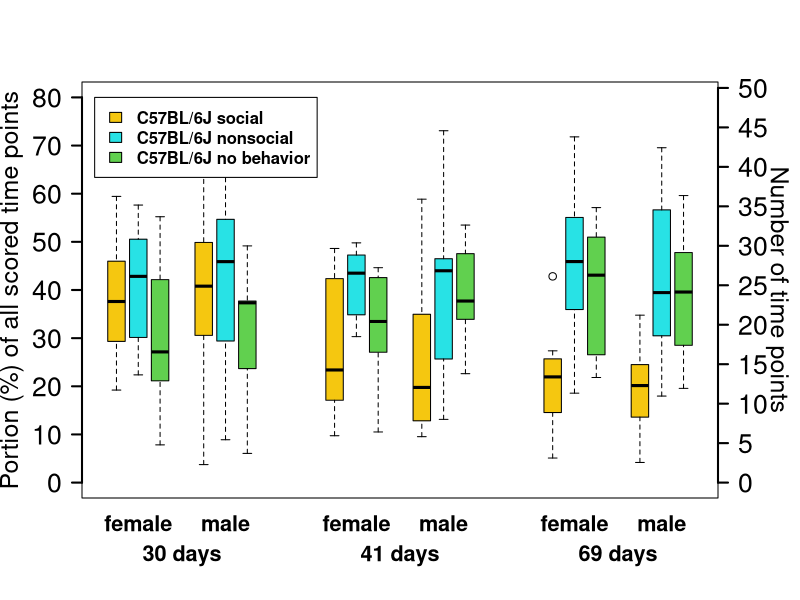

The R script that drew this image:
# Andrew Fairless, September 2011
# modified May 2015 for posting onto Github
# This script constructs the boxplots for Figure 2a of Fairless et al 2013
# Fairless et al 2013, doi: 10.1016/j.bbr.2012.08.051, PMID: 22982070, PMCID: PMC3554266

# The fictional data in "altereddata.txt" were modified from the original 
# empirical data used in Fairless et al 2011.
# I am using fictional data instead of the original data because I do not have 
# permission of my co-authors to release the data into the public domain.  
# NOTE:  Because the data have been altered, many characteristics of the original 
# data set will not be retained.

install.packages("psych", dependencies = TRUE)    # install package if not already installed
install.packages("gplots", dependencies = TRUE)   # install package if not already installed


library(psych)     	
datamaxmice = read.table("altereddata.txt", header = TRUE)		
data = datamaxmice		
data[ ,(dim(data)[2] + 1)] = data$brainwt / data$mousewtadj		
colnames(data)[dim(data)[2]] = "brwtmswt"	     # adds variable:  ratio of brain weight to mouse weight	
data[ ,(dim(data)[2] + 1)] = data$sniff + data$passivepawing		
colnames(data)[dim(data)[2]] = "allsocial"		# adds variable:  sum of all social behaviors
data = split(data, list(data$sex, data$age, data$strain))		

# determines which experimental groups (as defined by strain, sex, age) are included
# numbered as elements in the list 'data'
# elements 7 through 12 denote the C57BL/6J mouse groups
expgroups = 7:12

# determines which experimental variables are included 
# numbered as columns of the data frames, which are elements of the list 'data'
# columns 19, 22, and 37 specify "na", "nonsocial", and "allsocial" behaviors, respectively
varcols = c(37, 22, 19)		

maxrow = 1		
for (iter in expgroups) {		
     maxrow = max(maxrow, dim(data[[iter]])[1])		
}		
maxrow = maxrow + 1		
for (iter in expgroups) {		
     data[[iter]][(dim(data[[iter]])[1] + 1):maxrow, ] = NA		
     rownames(data[[iter]]) = 1:maxrow		
}		

datagraph = 1:maxrow		
datagraph = as.data.frame(datagraph)		
graphcol = 0		

for (iter in expgroups) {		
     for (iter2 in 1:length(varcols)) {		
          graphcol = graphcol + 1		
          datagraph[ ,graphcol] = data[[iter]][ ,varcols[iter2]]		
          colnames(datagraph)[graphcol] = paste(colnames(data[[iter]])[varcols[iter2]], 
                                                names(data)[iter], sep = ",")		
     }		
}		


library(gplots)

# creates table with values (i.e., upper and lower box limits and the median) for the boxplot
datasumm = c(1, 1, 1)
datasumm = as.data.frame(datasumm)
for (iter in 1:dim(datagraph)[2]) {
     datasumm[1, iter] = summary(datagraph[ ,iter])[[3]]
     datasumm[2, iter] = summary(datagraph[ ,iter])[[2]]
     datasumm[3, iter] = summary(datagraph[ ,iter])[[5]]
}
rownames(datasumm) = c("central", "lowerrbar", "upperrbar")
colnames(datasumm) = colnames(datagraph)
datasumm = t(datasumm)
datasumm = (datasumm / 61) * 100

lwd = 2
col = c(7, 5, 3)
space = c(3, 0, 0, 1, 0, 0)

# "nacol" adds vertical empty spaces to separate the groups of boxes in the boxplot
nacol = rep(x = NA, times = maxrow)     
datagraph = cbind(datagraph[ ,1:3], nacol, datagraph[ ,4:6], nacol, nacol, nacol, 
                  datagraph[ ,7:9], nacol, datagraph[ ,10:12], nacol, nacol, nacol, 
                  datagraph[ ,13:15], nacol, datagraph[ ,16:18])	

png("B6 soc nonsoc na boxplot space3.png", width = 640, height = 512)	
par(mar = c(5.1, 4.1, 4.1, 4.1))
boxplot((datagraph / 61) * 100, col = c(7, 5, 3, 1, 7, 5, 3, 1, 1, 1), 
        ylab = "Portion (%) of all scored time points", ylim = c(0, 80), 
        yaxt = "n", xaxt = "n", cex.lab = 1.5)
# denotes the mean of each group with an asterisk (*)
points(mean((datagraph / 61) * 100, na.rm = T), pch = 8, col = 1)

axis(2, at = seq(0, 80, by = 10), las = 2, lwd = lwd, cex.axis = 1.6)

# x-axis
sexverticaloffset = 1
ageverticaloffset = 2.5
xlabelcex = 1.3
text(4, labels = "30 days", par("usr")[3], pos = 1, xpd = T, cex = xlabelcex, offset = ageverticaloffset, font = 2)
text(14, labels = "41 days", par("usr")[3], pos = 1, xpd = T, cex = xlabelcex, offset = ageverticaloffset, font = 2)
text(24, labels = "69 days", par("usr")[3], pos = 1, xpd = T, cex = xlabelcex, offset = ageverticaloffset, font = 2)
text(c(2, 12, 22), labels = "female", par("usr")[3], pos = 1, xpd = T, cex = xlabelcex, offset = sexverticaloffset, font = 2)
text(c(6, 16, 26), labels = "male", par("usr")[3], pos = 1, xpd = T, cex = xlabelcex, offset = sexverticaloffset, font = 2)

# legend
par(font = 2)
leg = col
leg = as.data.frame(leg)
leg[ ,2] = c("C57BL/6J social", "C57BL/6J nonsocial", "C57BL/6J no behavior")
legend(0, 80, legend = leg[ ,2], fill = leg[ ,1], bty = "o")
par(font = 1)

# right-hand y-axis
tkmks2 = seq(0, 50, by = 5)
axis(4, at = tkmks2 / 0.61, las = 2, lwd = lwd, cex.axis = 1.6, labels = tkmks2)
par(xpd = T) 
text(31.3, 40, "Number of time points", cex = 1.5, srt = 270)
par(xpd = F)

dev.off()	
